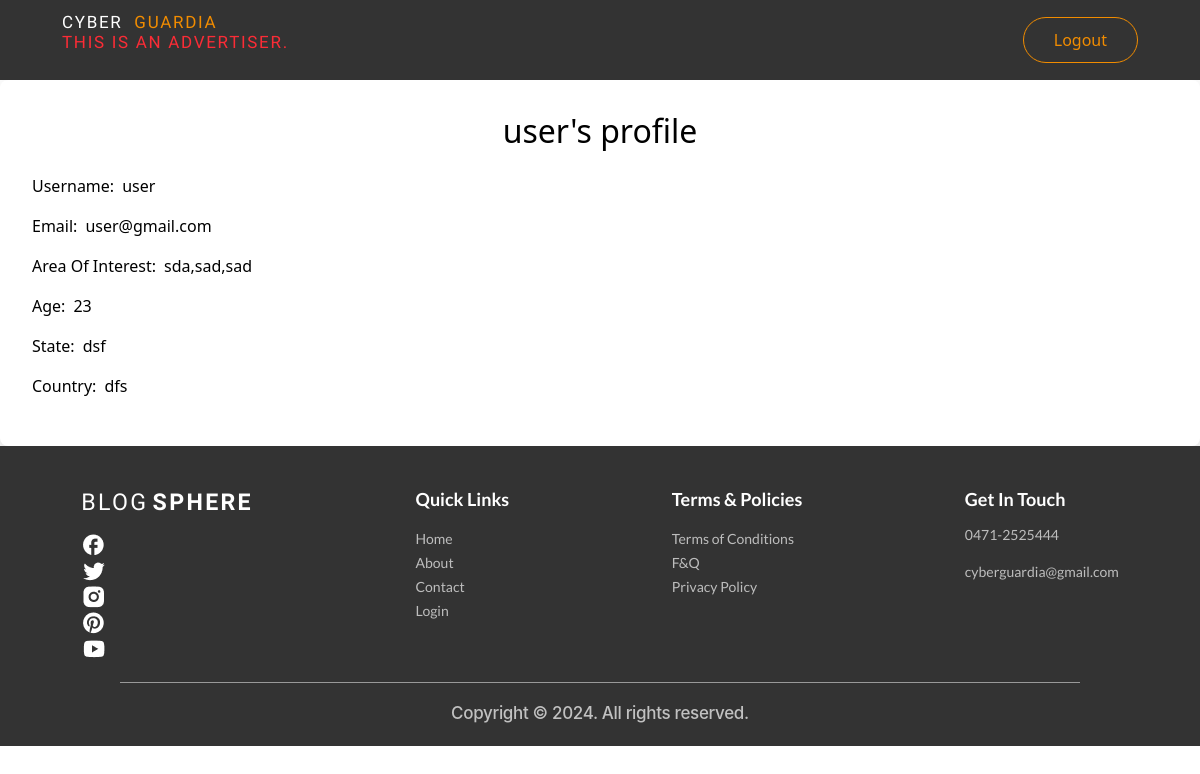
The page /accounts/profile/user/ (signed in) on the database its author committed.
### accounts/models.py (models this page shows, shortened)
class Profile(models.Model):
    user = models.OneToOneField(User, on_delete=models.CASCADE)
    area_of_interest = models.CharField(max_length=255, blank=True)
    age = models.IntegerField(null=True)
    country = models.CharField(max_length=20, null=True)
    state = models.CharField(max_length=20, null=True)

### account/models.py (models this page shows)
class User(AbstractUser):
    USER_TYPE_CHOICES = (
        ('normal', 'Normal User'),
        ('advertiser', 'Advertiser'),
    )
    user_type = models.CharField(max_length=20, choices=USER_TYPE_CHOICES, default='normal')

### accounts/views.py (the view)
# urls.py: path("profile/<str:username>/", user_profile, name="user_profile"),
@never_cache
@login_required
def user_profile(request, username):
    user = get_object_or_404(User, username=username)
    profile = get_object_or_404(Profile, user=user)
    return render(request, 'accounts/user_profile.html', {'user': user, 'profile': profile})

### accounts/templates/accounts/user_profile.html (shortened to what this page needs)
{% extends "base.html" %}
{% block content %}
<div class="profile-section bg-white p-8 rounded-lg shadow-lg text-black">
    <h2 class="text-2xl text-center font-extrabold text-blue-900 mb-4">{{ profile.user }}'s profile</h2>
    <div class="profile-container">
        <div class="profile-info flex gap-2">
            <p class="profile-label">Username:</p>
            <p class="profile-value">{{ profile.user }}</p>
        </div>
        <div class="profile-info flex gap-2">
            <p class="profile-label">Email:</p>
            <p class="profile-value">{{ user.email }}</p>
        </div>
        <div class="profile-info flex gap-2">
            <p class="profile-label">Area Of Interest:</p>
            <p class="profile-value">{{ profile.area_of_interest }}</p>
        </div>
        <div class="profile-info flex gap-2">
            <p class="profile-label">Age:</p>
            <p class="profile-value">{{ profile.age }}</p>
        </div>
        <div class="profile-info flex gap-2">
            <p class="profile-label">State:</p>
            <p class="profile-value">{{ profile.state }}</p>
        </div>
        <div class="profile-info flex gap-2">
            <p class="profile-label">Country:</p>
            <p class="profile-value">{{ profile.country }}</p>
        </div>
    </div>
</div>
{% endblock %}

### rows shown on the page
Profile: user "user", area_of_interest "sda,sad,sad", age "23", state "dsf", country "dfs"
User: email "user@gmail.com"
